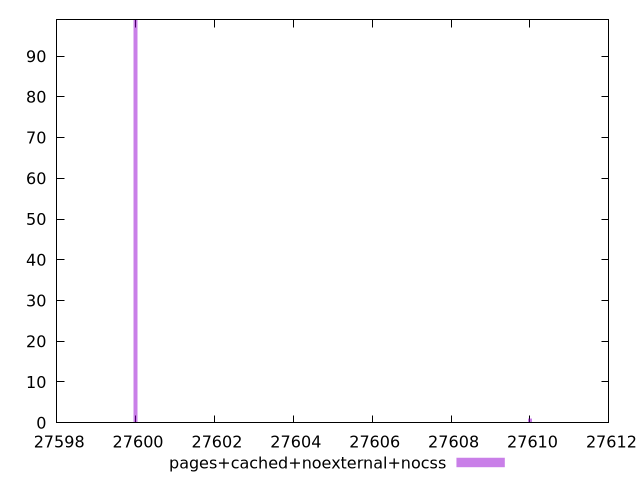

This chart was generated by the following gnuplot code:
$_pagesCachedNoexternalNocss <<EOF
27600 99
27610 1
EOF
set key outside below
set terminal pngcairo
set output "report_00005_2020-11-02T22-26-11.212Z/uses-webp-images/pages+cached+noexternal+nocss//raw_hist.png"
set yrange [0:99]
set boxwidth 0.1
set style fill transparent solid 0.5 noborder
plot $_pagesCachedNoexternalNocss title "pages+cached+noexternal+nocss" with boxes ,
